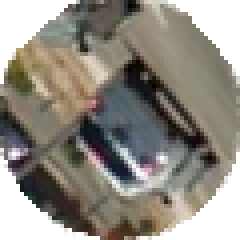
#> input picture object/data/raw_training_data/automobile/1b07faeb-9e54-4165-b49f-6ce4dcea68f6.png, 60 x 60 px (shown 4 times larger)
$ python create_training_data.py
#> lines starting #> are read from the running program, lines starting #| are printed output that depends on the picture
"""Data preprocessing for WHM CAPTCHAs"""
import numpy as np
import os
import shutil
from PIL import Image
from imutils import paths

import object.config as config

def save_images_to_folder(foldername, images, labels):
    # (Re-)create folder if existing
    if os.path.exists(foldername):
        shutil.rmtree(foldername)
    os.mkdir(foldername)

    # Count for each key
    counts = {}

    for image, label in zip(images, labels):
        # Create target folder if not existing
        target_path = os.path.join(foldername, label)
        if not os.path.exists(target_path):
            os.makedirs(target_path)

        # Save image with unique name
        count = counts.get(label, 1)
        p = os.path.join(target_path, f"{str(count).zfill(6)}.png")
        image.save(p, "PNG")

        # Increment count for current key
        counts[label] = count + 1

def create():

    image_list = []
    label_list = []

    # Iterate over training images
    for file in paths.list_images(config.RAW_DIR):
        im = Image.open(file)
#> im is the input picture: PIL image 60x60 RGBA; mean R, G, B, A 95.7, 90.7, 81.9, 204.4
        im.load()
        rgba_image = im.convert('RGBA')
        image_list.append(rgba_image)
        label_list.append(file.split(os.path.sep)[-2])

    # Permute the list, so that we don't introduce a bias by having 100 dogs in a row
    sequence = np.random.permutation(len(image_list))
#> sequence = [1, 0]
    permuted_image_list = [image_list[index] for index in sequence]
#> permuted_image_list = 2 items
    permuted_label_list = [label_list[index] for index in sequence]
#> permuted_label_list = ['airplane', 'automobile']

    # Split data into training and validation data
    X_train = permuted_image_list[:int(config.SPLIT_RATE * len(permuted_image_list))]
#> X_train = 1 item
    X_test = permuted_image_list[int(config.SPLIT_RATE * len(permuted_image_list)):]
#> X_test = 1 item
    Y_train = permuted_label_list[:int(config.SPLIT_RATE * len(permuted_image_list))]
#> Y_train = ['airplane']
    Y_test = permuted_label_list[int(config.SPLIT_RATE * len(permuted_image_list)):]
#> Y_test = ['automobile']

    # Save validation data to a separate folder
    save_images_to_folder(config.VAL_DIR, images=X_test, labels=Y_test)
#> the loop in save_images_to_folder, `for image, label in zip(images, labels):` made 1 pass
#> (label, count) on pass 1: ('automobile', 1)
#> after the loop in save_images_to_folder, `for image, label in zip(images, labels):`: counts = {'automobile': 2}


    # Rotate & save training data to separate folder
    X_rotated = []
    Y_rotated = []
    degree_step = 30  # increase in angle between every iteration
    for image, label in zip(X_train, Y_train):
        degree = 0
        while degree < 360:
            X_rotated.append(image.rotate(degree))
            Y_rotated.append(label)
            degree += degree_step
#> this loop made 1 pass
#> label on pass 1: 'airplane'
#> after the loop, X_rotated = 12 items; Y_rotated = ['airplane', 'airplane', 'airplane', 'airplane', 'airplane', 'airplane', 'airplane', 'airplane', 'airplane', 'airplane', 'airplane', 'airplane']

    save_images_to_folder(config.TRAIN_DIR, X_rotated, Y_rotated)
#> the loop in save_images_to_folder (call 2), `for image, label in zip(images, labels):` made 12 passes
#> pass 2, in save_images_to_folder (call 2), `image.save(p, "PNG")`:
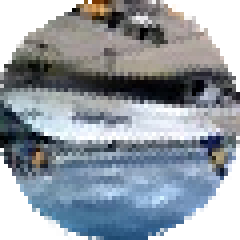
#> saved as 000002.png: PIL image 60x60 RGBA (shown 4 times larger); mean R, G, B, A 98.5, 106.8, 115.6, 204.5; transparent parts drawn white
#> after the loop in save_images_to_folder (call 2), `for image, label in zip(images, labels):`: counts = {'airplane': 13}


if __name__ == '__main__':
    create()
